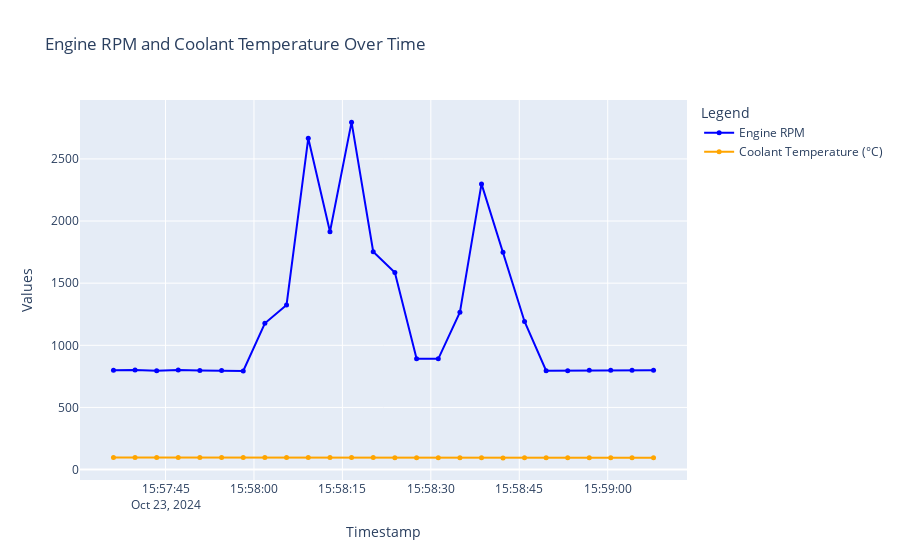

The notebook cell saved with this chart:
### Code cell
fig = go.Figure()
fig.add_trace(go.Scatter(
    x=df['timestamp'],
    y=df['Engine RPM'],
    mode='lines+markers',
    name='Engine RPM',
    line=dict(color='blue', width=2),
    marker=dict(size=5, symbol='circle'),
))
fig.add_trace(go.Scatter(
    x=df['timestamp'],
    y=df['Coolant Temperature'],
    mode='lines+markers',
    name='Coolant Temperature (°C)',
    line=dict(color='orange', width=2),
    marker=dict(size=5, symbol='circle'),
))
fig.update_layout(
    title='Engine RPM and Coolant Temperature Over Time',
    xaxis_title='Timestamp',
    yaxis_title='Values',
    legend_title='Legend',
    xaxis=dict(showgrid=True),
    yaxis=dict(showgrid=True),
    hovermode='x unified'
)
fig.show()

### Figure 1 — Plotly figure (JSON) as saved in the notebook; plotly's stock layout.template omitted (floating-point values rounded to 4 significant figures)
{"data": [{"line": {"color": "blue", "width": 2}, "marker": {"size": 5, "symbol": "circle"}, "mode": "lines+markers", "name": "Engine RPM", "type": "scatter", "x": ["2024-10-23T15:57:36.173000", "2024-10-23T15:57:39.834000", "2024-10-23T15:57:43.500000", "2024-10-23T15:57:47.154000", "2024-10-23T15:57:50.826000", "2024-10-23T15:57:54.511000", "2024-10-23T15:57:58.181000", "2024-10-23T15:58:01.851000", "2024-10-23T15:58:05.527000", "2024-10-23T15:58:09.212000", "2024-10-23T15:58:12.892000", "2024-10-23T15:58:16.553000", "2024-10-23T15:58:20.227000", "2024-10-23T15:58:23.898000", "2024-10-23T15:58:27.583000", "2024-10-23T15:58:31.265000", "2024-10-23T15:58:34.932000", "2024-10-23T15:58:38.592000", "2024-10-23T15:58:42.238000", "2024-10-23T15:58:45.889000", "2024-10-23T15:58:49.553000", "2024-10-23T15:58:53.212000", "2024-10-23T15:58:56.872000", "2024-10-23T15:59:00.512000", "2024-10-23T15:59:04.128000", "2024-10-23T15:59:07.768000"], "y": [800, 802, 796, 801, 798, 798, 794, 1177, 1325, 2667, 1914, 2796, 1753, 1585, 891, 891, 1266, 2299, 1749, 1192, 795, 795, 800, 800, 800, 799]}, {"line": {"color": "orange", "width": 2}, "marker": {"size": 5, "symbol": "circle"}, "mode": "lines+markers", "name": "Coolant Temperature (°C)", "type": "scatter", "x": ["2024-10-23T15:57:36.173000", "2024-10-23T15:57:39.834000", "2024-10-23T15:57:43.500000", "2024-10-23T15:57:47.154000", "2024-10-23T15:57:50.826000", "2024-10-23T15:57:54.511000", "2024-10-23T15:57:58.181000", "2024-10-23T15:58:01.851000", "2024-10-23T15:58:05.527000", "2024-10-23T15:58:09.212000", "2024-10-23T15:58:12.892000", "2024-10-23T15:58:16.553000", "2024-10-23T15:58:20.227000", "2024-10-23T15:58:23.898000", "2024-10-23T15:58:27.583000", "2024-10-23T15:58:31.265000", "2024-10-23T15:58:34.932000", "2024-10-23T15:58:38.592000", "2024-10-23T15:58:42.238000", "2024-10-23T15:58:45.889000", "2024-10-23T15:58:49.553000", "2024-10-23T15:58:53.212000", "2024-10-23T15:58:56.872000", "2024-10-23T15:59:00.512000", "2024-10-23T15:59:04.128000", "2024-10-23T15:59:07.768000"], "y": [98, 98, 98, 98, 98, 98, 98, 98, 98, 98, 98, 98, 97, 96, 96, 95, 95, 95, 94, 95, 95, 95, 95, 95, 96, 96]}], "layout": {"autosize": true, "hovermode": "x unified", "legend": {"title": {"text": "Legend"}}, "title": {"text": "Engine RPM and Coolant Temperature Over Time"}, "xaxis": {"autorange": true, "range": ["2024-10-23 15:57:30.6337", "2024-10-23 15:59:13.3073"], "showgrid": true, "title": {"text": "Timestamp"}, "type": "date"}, "yaxis": {"autorange": true, "range": [-116.3, 3006.0], "showgrid": true, "title": {"text": "Values"}, "type": "linear"}}}
